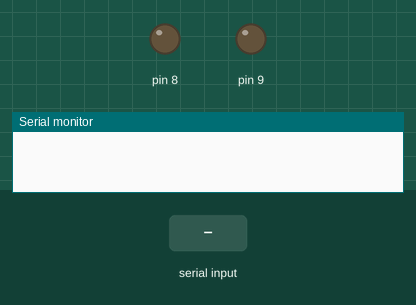
Recording of a sketch running on a simulated Arduino Uno, built with avr-gcc and run on an emulated ATmega328P. On the bench: output pins drawn as LEDs (lit = HIGH), the last lines printed to the serial monitor. The inputs (shaded band) are chosen by the test bench.

Above: at 1.2 s.
1.3 s: "1" received over Serial
At 1.7 s:
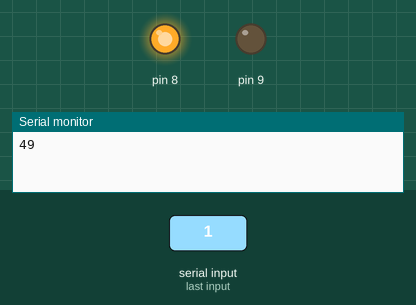
2.8 s: "2" received over Serial
At 4.1 s:
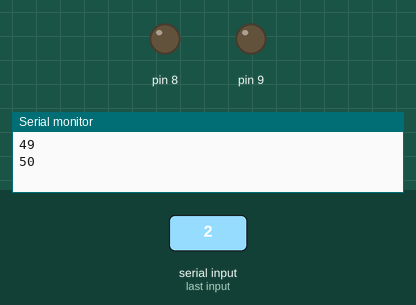
Timing chart, 0 to 5.8 s (numbered marks = the images above; inputs shaded):
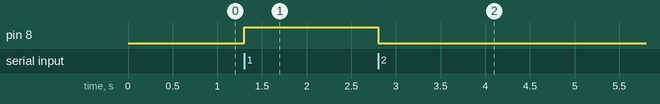

The sketch:

Bluetooth_connection_control_for_water_pump.ino
```cpp
void setup()
{

 pinMode(8,OUTPUT);
 pinMode(9,OUTPUT);
 Serial.begin(9600);

}

void loop()
{
  digitalWrite(9,LOW);


  if(Serial.available()>0)
  {
    int data = Serial.read();

    Serial.println(data);

    switch(data)

    {
      case 49:

    digitalWrite(8,HIGH);

    break;


    case 50:

    digitalWrite(8,LOW);

    break;

    }
           }
                 }
```

Measured:
- after the input at 1.3 s, pin 8: LOW → HIGH at once
- after the input at 2.8 s, pin 8: HIGH → LOW at once
